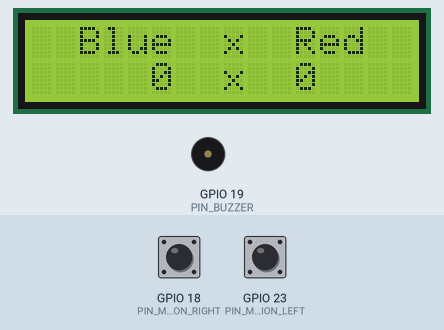
Bench run of a sketch on a simulated ESP32. Parts: 16×2 character LCD, buzzer (waves = sounding). The inputs (shaded band) are chosen by the test bench; at power-on: GPIO 18 (PIN_MOTION_RIGHT) LOW, GPIO 23 (PIN_MOTION_LEFT) LOW. WiFi joins after 1.5 s; servers stay silent unless stated; no MQTT or app messages arrive unless stated; what the sketch prints to the serial monitor is not drawn.

Above: at 4.9 s.
5.0 s: GPIO 18 (PIN_MOTION_RIGHT) pulled HIGH for 0.15 s
At 5.6 s:
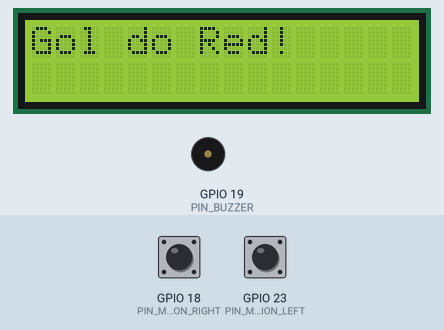
7.3 s: GPIO 23 (PIN_MOTION_LEFT) pulled HIGH for 0.15 s
At 7.8 s:
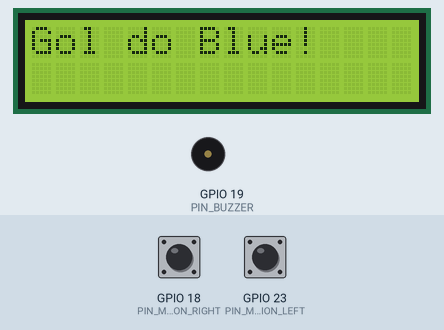
9.6 s: GPIO 18 (PIN_MOTION_RIGHT) pulled HIGH for 1 s
At 10.9 s:
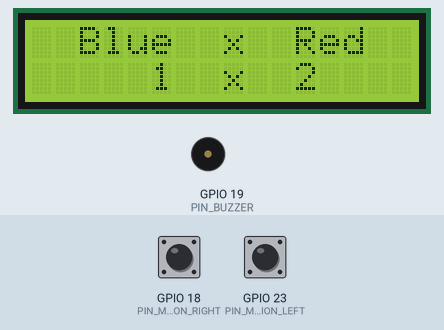
12.1 s: GPIO 23 (PIN_MOTION_LEFT) pulled HIGH for 1 s
At 14.0 s:
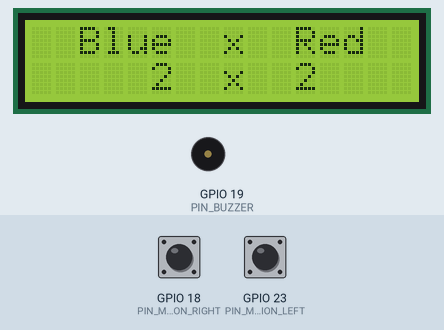
14.6 s: GPIO 18 (PIN_MOTION_RIGHT) pulsed HIGH 2 times (0.12 s each, 0.3 s apart)
At 15.9 s:
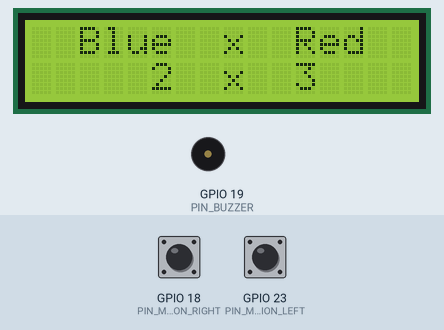
16.9 s: GPIO 23 (PIN_MOTION_LEFT) pulsed HIGH 5 times (0.12 s each, 0.3 s apart)
At 17.6 s:
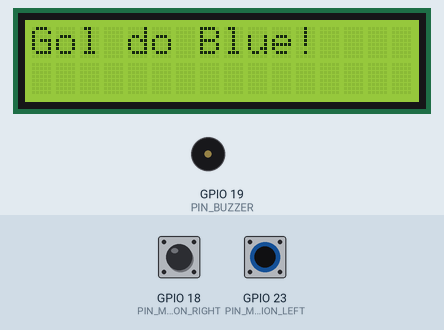
Timing chart, 0 to 19.9 s (numbered marks = the images above; inputs shaded):
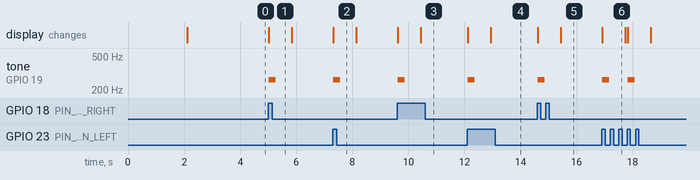

The sketch:

esp32.ino
```cpp
// ===== Placar Inteligente com FIWARE e MQTT (sem LED) =====
#include <Wire.h>
#include <LiquidCrystal_I2C.h>
#include <WiFi.h>
#include <PubSubClient.h>

#define LCD_COLS 16
#define LCD_ROWS 2
#define LCD_ADDR 0x27
LiquidCrystal_I2C lcd(LCD_ADDR, LCD_COLS, LCD_ROWS);

byte trofeu[8] = {
  B11111,B11111,B01110,B00100,B00100,B01110,B11111,
};

const int PIN_MOTION_LEFT  = 23;
const int PIN_MOTION_RIGHT = 18;
const int PIN_BUZZER       = 19;
const int PIN_I2C_SDA = 21;
const int PIN_I2C_SCL = 22;

const char* WIFI_SSID = "Wokwi-GUEST";
const char* WIFI_PASSWORD = "";
const char* BROKER_MQTT = "192.168.0.21";
const int   BROKER_PORT = 1883;

const char* TOPICO_GOLS_BLUE = "/TEF/device006/attrs/gb";
const char* TOPICO_GOLS_RED  = "/TEF/device006/attrs/gr";
const char* ID_MQTT          = "fiware_006";

WiFiClient espClient;
PubSubClient MQTT(espClient);

volatile int goalsBlue = 0;
volatile int goalsRed  = 0;
int lastStateLeft = LOW;
int lastStateRight = LOW;

void showWelcome() {
  lcd.init(); lcd.backlight(); lcd.clear();
  lcd.setCursor(0,0); lcd.print("Bem-vindos ao");
  lcd.setCursor(0,1); lcd.print("Amistoso!");
  lcd.createChar(0, trofeu); lcd.setCursor(15,1); lcd.write(byte(0));
  delay(2000);
}

void updateScoreBoard() {
  lcd.clear();
  lcd.setCursor(0,0); lcd.print("  Blue  x  Red");
  lcd.setCursor(5,1); lcd.print(goalsBlue);
  lcd.setCursor(8,1); lcd.print("x");
  lcd.setCursor(11,1); lcd.print(goalsRed);
}

void beepGoal() {
  tone(PIN_BUZZER, 262, 250);
}

void initSerial() {
  Serial.begin(115200); delay(100);
}

void reconectWiFi() {
  if (WiFi.status() == WL_CONNECTED) return;
  Serial.print("Conectando WiFi...");
  WiFi.begin(WIFI_SSID, WIFI_PASSWORD);
  while (WiFi.status() != WL_CONNECTED) { delay(250); Serial.print("."); }
  Serial.println("Conectado!"); Serial.println(WiFi.localIP());
}

void initWiFi() { reconectWiFi(); }

void initMQTT() { MQTT.setServer(BROKER_MQTT, BROKER_PORT); }

void reconnectMQTT() {
  while (!MQTT.connected()) {
    Serial.print("Conectando ao broker MQTT...");
    if (MQTT.connect(ID_MQTT)) {
      Serial.println("Conectado!");
      char buf[16];
      itoa(goalsBlue, buf, 10); MQTT.publish(TOPICO_GOLS_BLUE, buf);
      itoa(goalsRed , buf, 10); MQTT.publish(TOPICO_GOLS_RED , buf);
    } else {
      Serial.println("Falhou! Tentando de novo...");
      delay(2000);
    }
  }
}

void checkConnections() {
  reconectWiFi();
  if (!MQTT.connected()) reconnectMQTT();
}

void publishScore() {
  char buf[16];
  itoa(goalsBlue, buf, 10); MQTT.publish(TOPICO_GOLS_BLUE, buf);
  itoa(goalsRed , buf, 10); MQTT.publish(TOPICO_GOLS_RED , buf);
  Serial.printf("[PLACAR] Blue=%d | Red=%d\\n", goalsBlue, goalsRed);
}

void handleGoalBlue() {
  goalsBlue++;
  lcd.clear(); lcd.print("Gol do Blue!"); beepGoal();
  delay(800); updateScoreBoard(); publishScore();
}

void handleGoalRed() {
  goalsRed++;
  lcd.clear(); lcd.print("Gol do Red!"); beepGoal();
  delay(800); updateScoreBoard(); publishScore();
}

void setup() {
  pinMode(PIN_MOTION_LEFT, INPUT);
  pinMode(PIN_MOTION_RIGHT, INPUT);
  pinMode(PIN_BUZZER, OUTPUT);
  Wire.begin(PIN_I2C_SDA, PIN_I2C_SCL);
  showWelcome(); updateScoreBoard();
  initSerial(); initWiFi(); initMQTT();
}

void loop() {
  checkConnections(); MQTT.loop();
  int currentLeft = digitalRead(PIN_MOTION_LEFT);
  int currentRight = digitalRead(PIN_MOTION_RIGHT);
  if (currentLeft == HIGH && lastStateLeft == LOW) handleGoalBlue();
  if (currentRight == HIGH && lastStateRight == LOW) handleGoalRed();
  lastStateLeft = currentLeft; lastStateRight = currentRight;
}
```

Measured:
- after the input at 5.0 s, tone on GPIO 19 (PIN_BUZZER): silent → 262 Hz at once, → silent 0.25 s later; the display: changes at once (image 1)
- after the input at 7.3 s, tone on GPIO 19 (PIN_BUZZER): silent → 262 Hz at once, → silent 0.25 s later; the display: changes at once (image 2)
- after the input at 9.6 s, tone on GPIO 19 (PIN_BUZZER): silent → 262 Hz at once, → silent 0.25 s later; the display: first changes at once (image 3 shows a later state)
- after the input at 12.1 s, tone on GPIO 19 (PIN_BUZZER): silent → 262 Hz at once, → silent 0.25 s later; the display: first changes at once (image 4 shows a later state)
- after the input at 14.6 s, tone on GPIO 19 (PIN_BUZZER): silent → 262 Hz at once, → silent 0.25 s later; the display: first changes at once (image 5 shows a later state)
- after the input at 16.9 s, tone on GPIO 19 (PIN_BUZZER): alternates 262 Hz for 0.25 s and silent for 0.65 s, 4 changes in all, then stays silent, starting at once; the display: changes at once (image 6)
